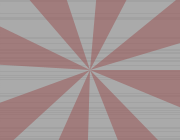
Frame 1 (no input)
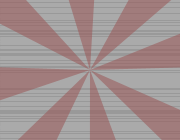
Frame 60 (the mouse pressed at the canvas centre just before this capture)
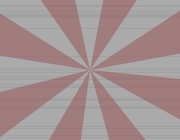
Frame 120 (the mouse held since frame 60 and released just before this capture)

The Processing sketch that drew these frames (run headless with seeded random() and noise(); from frame 60 on, the mouse is pressed at the canvas centre):

// Processing sketch: processing_1902
// ── processing_1902.pde

float r = 0;
float centerX;
float centerY;
float dir = 1;

void setup() {
  size(180, 140);
  centerX = width / 2;
  centerY = height / 2;
}

void draw() {
  background(random(150, 170)); 
  
  for(int i = 0; i < 200; i++) {
    stroke(170);
    int h = (int)random(height);
    line(0, h, width, h);
  }
  
  fill(#995555, 140);
  stroke(0, 0);
  for(float i = 0; i < 2 * PI; i += 0.8) {
    arc(centerX, centerY, 500, 500, r + i, r + i + PI / 8 + sin(r) * 0.1);
  }
  r += 0.1 * dir;
}

void mousePressed() {
  centerX = mouseX;
  centerY = mouseY;
  dir = -dir;
}
